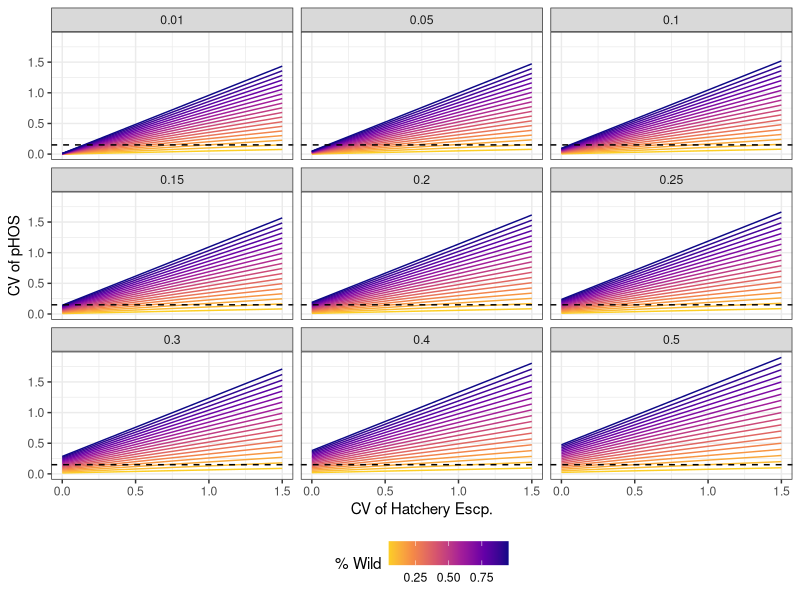
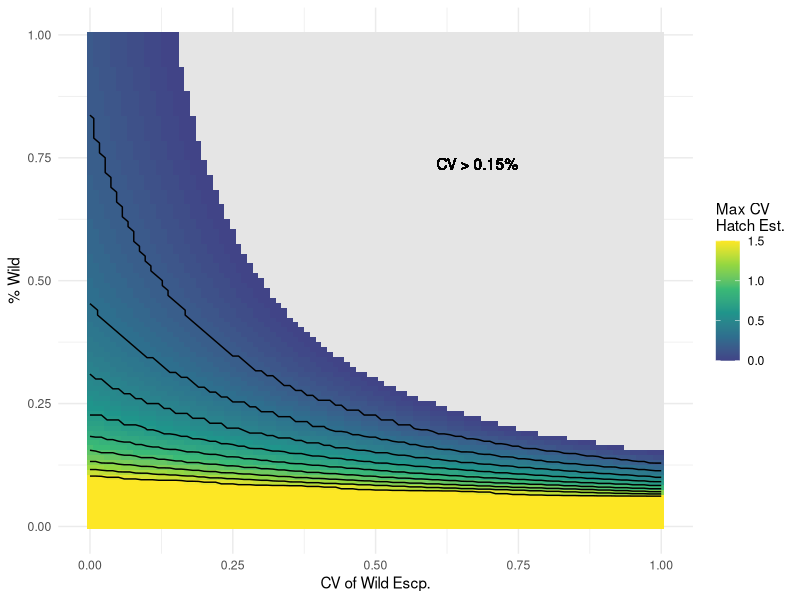

These figures' R source, in order:
## ---- chunk 1
knitr::opts_chunk$set(echo=FALSE, warning=FALSE, message=FALSE)
## ---- chunk 2
# load necessary packages
library(tidyverse)
## ---- chunk 3
# proportion of wild fish in the stream
propWild = seq(0.05, 0.95, 0.05)
# CV of the estimate of wild fish
cvW = c(0.01, 0.05, 0.1, 0.15, 0.2, 0.25, 0.3, 0.4, 0.5)
# CV of the estimate of hatchery fish
cvH = seq(0, 1.5, 0.05)

crossing(propWild, cvW, cvH) %>%
  mutate(pHOS = 1 - propWild,
         CV = propWild * (cvW + cvH)) %>%
  mutate_at(vars(propWild, cvW),
            list(as.factor)) %>%
  ggplot(aes(x = cvH,
             y = CV,
             group = propWild,
             color = as.numeric(as.character(propWild)))) +
  scale_color_viridis_c(direction = -1,
                        end = 0.9,
                        option = 'C') +
  geom_line() +
  # geom_point() +
  geom_hline(yintercept = 0.15,
             linetype = 2,
             color = 'black') +
  # geom_vline(xintercept = 0.15,
  #            linetype = 2,
  #            color = 'black') +
  theme_bw() +
  theme(legend.position = 'bottom') +
  facet_wrap(~ cvW,
             ncol = 3) +
  # facet_grid(propWild ~ cvW) +
  labs(x = 'CV of Hatchery Escp.',
       y = 'CV of pHOS',
       color = '% Wild')
## ---- chunk 4
cvThres = 0.15
crossing(propWild = seq(0, 1, 0.01), # proportion of wild fish in the stream
         # CV of the estimate of wild fish
         cvW = seq(0, 1, 0.01),
         # CV of the estimate of hatchery fish
         cvH = seq(0, 1.5, 0.03)) %>%
  mutate(pHOS = 1 - propWild,
         CV = propWild * (cvW + cvH)) %>%
  group_by(propWild, cvW) %>%
  summarise(nTot = n(),
            nPrec = sum(CV <= cvThres),
            maxHcv = max(cvH[CV <= cvThres])) %>%
  ungroup() %>%
  ggplot(aes(x = cvW,
             y = propWild)) +
  geom_tile(aes(fill = maxHcv)) +
  geom_contour(aes(z = maxHcv),
               color = 'black',
               bins = 10) +
  theme_minimal() +
  geom_text(x = 0.75,
            y = 0.75,
            hjust = 'inward',
            vjust = 'inward',
            label = paste0('CV > ', cvThres, '%')) +
  scale_fill_viridis_c(na.value = 'gray90',
                       begin = 0.2) +
  labs(x = 'CV of Wild Escp.',
       y = '% Wild',
       fill = 'Max CV\nHatch Est.')

